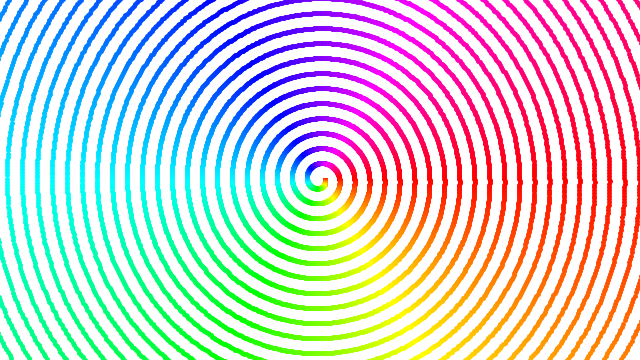
Frame 1 (no input)
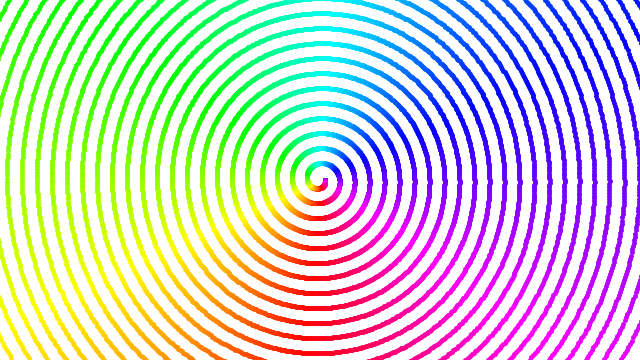
Frame 60 (the mouse pressed at the canvas centre just before this capture)
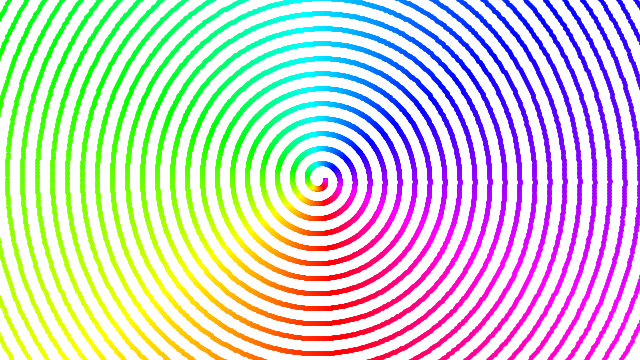
Frame 120 (the mouse held since frame 60 and released just before this capture)

The Processing sketch that drew these frames (run headless with seeded random() and noise(); from frame 60 on, the mouse is pressed at the canvas centre):

// Processing sketch: Spiral
// ── Spiral.pde
float radius = 5;
int spins = 24;

float animation = 0;

void setup() {
  size(640, 360);
  colorMode(HSB);
}

void draw() {
  background(255);
  translate(width/2, height/2);

  for (float i = 0; i < TWO_PI*spins; i+= 0.01) {
    float r = radius + map(i, 0, TWO_PI*spins, 0, spins * 15);

    float x = r * cos(i);
    float y = r * sin(i);

    strokeWeight(5);
    stroke(map(i % TWO_PI, 0, TWO_PI, animation, 255 + animation) % 255, 255, 255);
    point(x, y);
  }
  
  animation = map(cos(TWO_PI * frameCount / 180), 1, -1, 0, 255);
}
